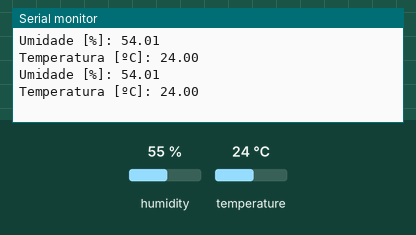
The sketch below on a simulated Arduino Uno, built with avr-gcc and run on an emulated ATmega328P. Parts: the last lines printed to the serial monitor. Inputs (shaded band) come from the test bench; at power-on: humidity 55 %, temperature 24 °C.

Above: at 2.8 s.
2.9 s: humidity set to 22 %
At 5.3 s:
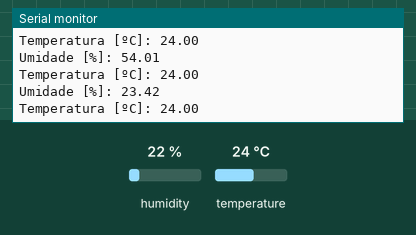
5.6 s: temperature set to 12 °C
At 7.0 s:
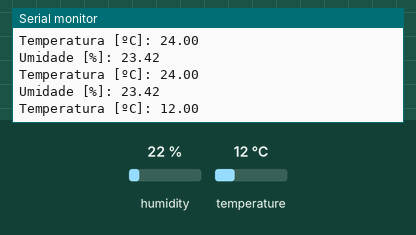
8.3 s: humidity set to 40 %
At 10.6 s:
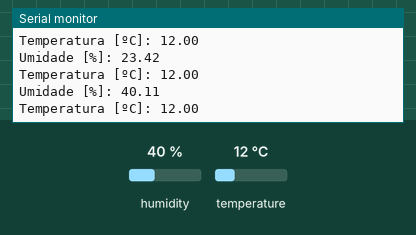
Timing chart, 0 to 12.1 s (numbered marks = the images above; inputs shaded):
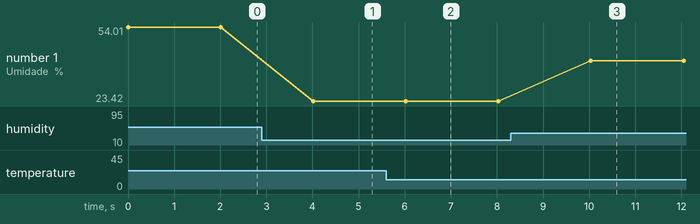

The sketch:

dht22.ino
```cpp
#include <DHT.h>
DHT dht(2,DHT22); // Declara objeto do tipo DHT
float umid, temp; // Declara variáveis
void setup()
{
Serial.begin(9600);// Inicializa serial
dht.begin(); // Inicializa objeto dht
}
void loop()
{
umid = dht.readHumidity(); // Lê umidade
temp = dht.readTemperature(); // Lê temperatura
umid = 0.927*umid + 3.026; // Calibração
Serial.print("\n\nUmidade [%]: ");
Serial.print(umid); // Exibe umidade
Serial.print("\nTemperatura [ºC]: ");
Serial.print(temp); // Exibe temp.
delay(2000);
}
```

Measured:
- after the input at 2.9 s, the serial monitor: prints a new line after 1.1 s (image 1)
- after the input at 5.6 s, the serial monitor: prints a new line after 0.45 s (image 2)
- after the input at 8.3 s, the serial monitor: prints a new line after 1.7 s (image 3)
- plotted number 1: 54.01 → 23.42 after the input at 2.9 s, 23.42 → 40.11 after the input at 8.3 s
